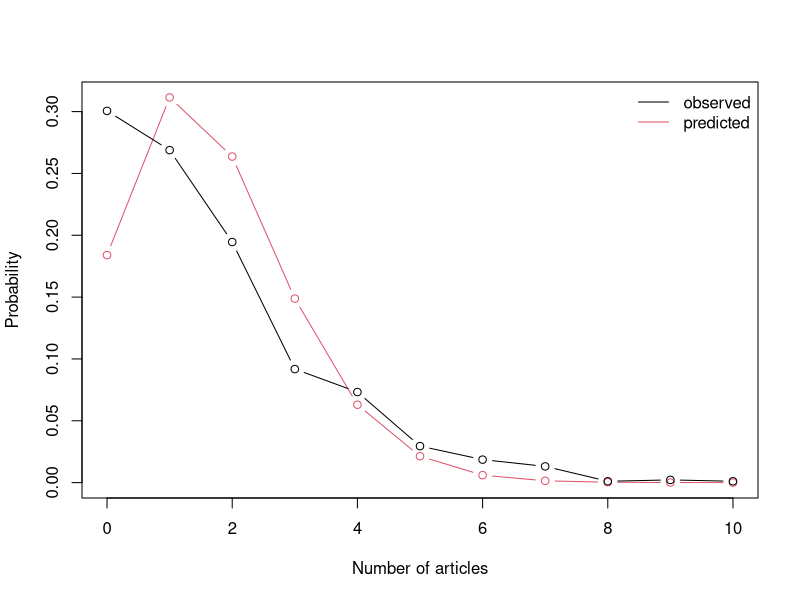
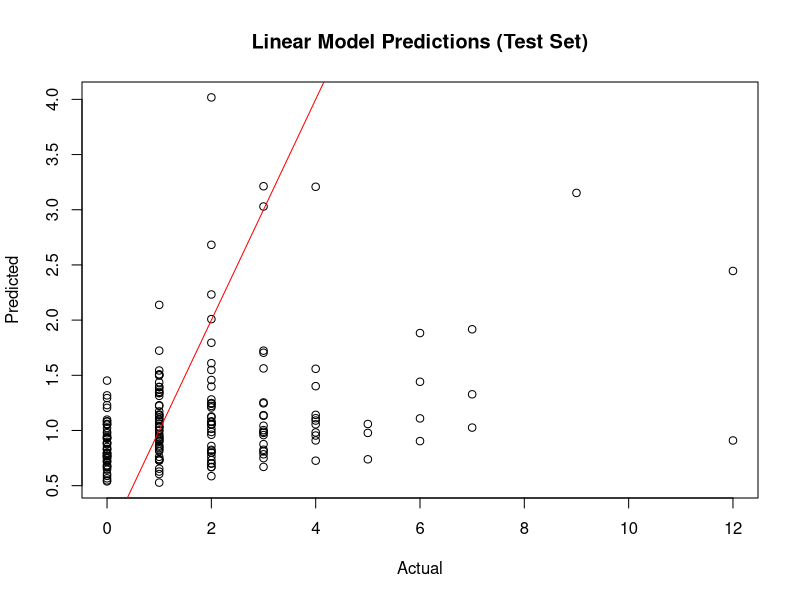
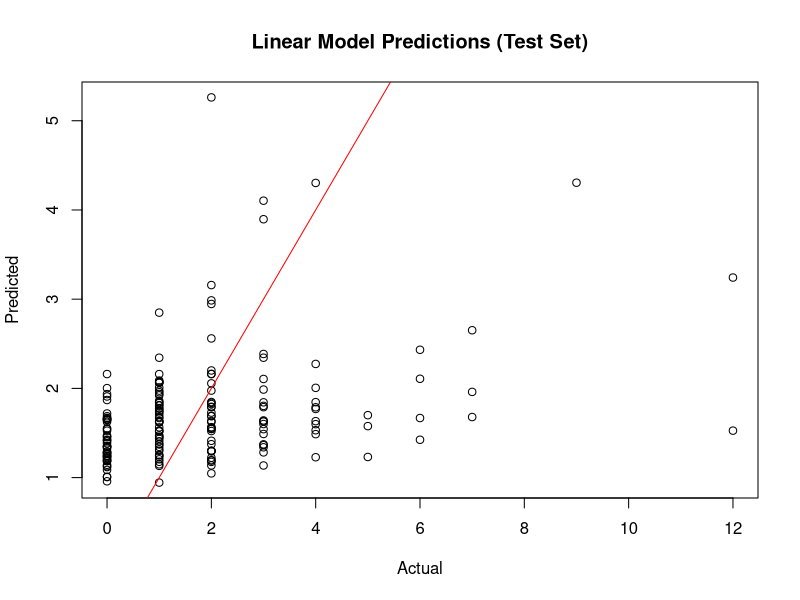
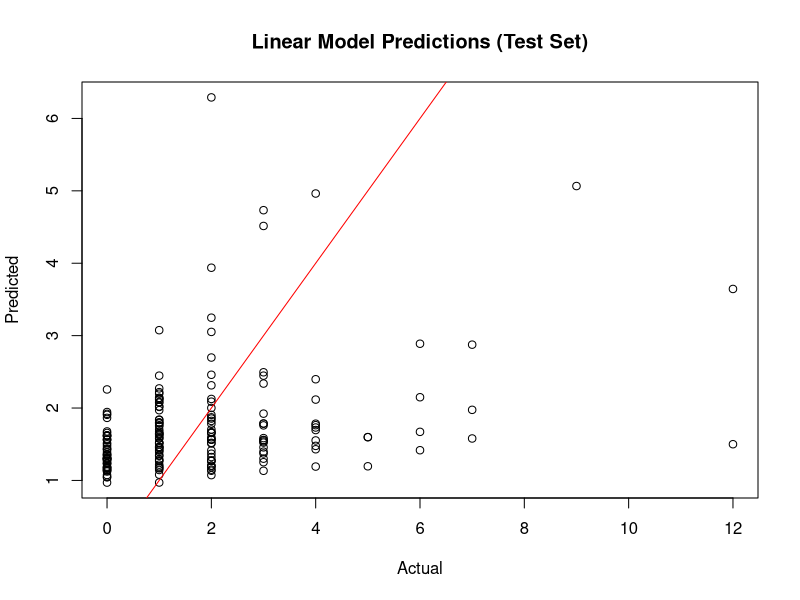
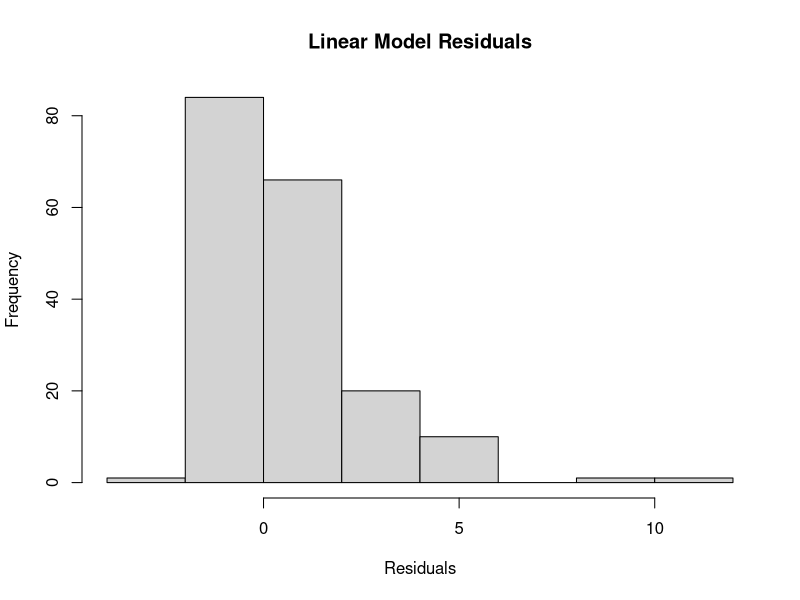
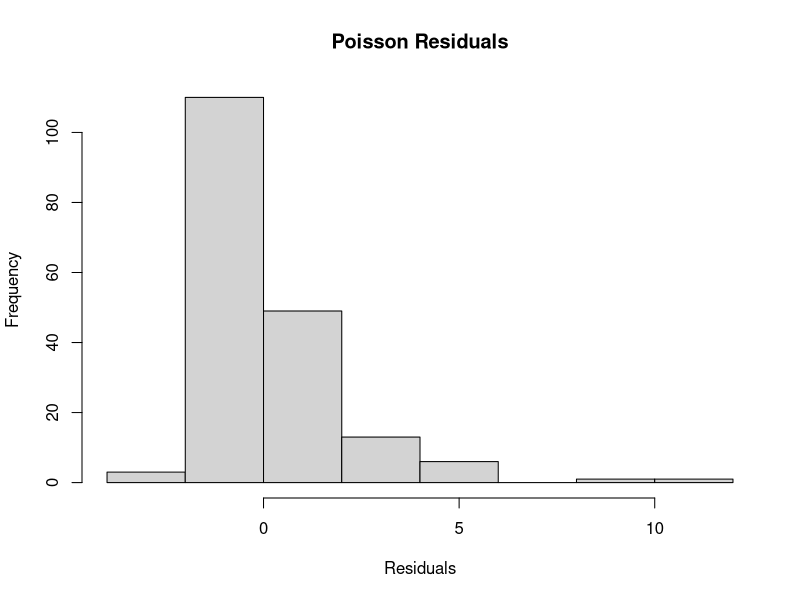
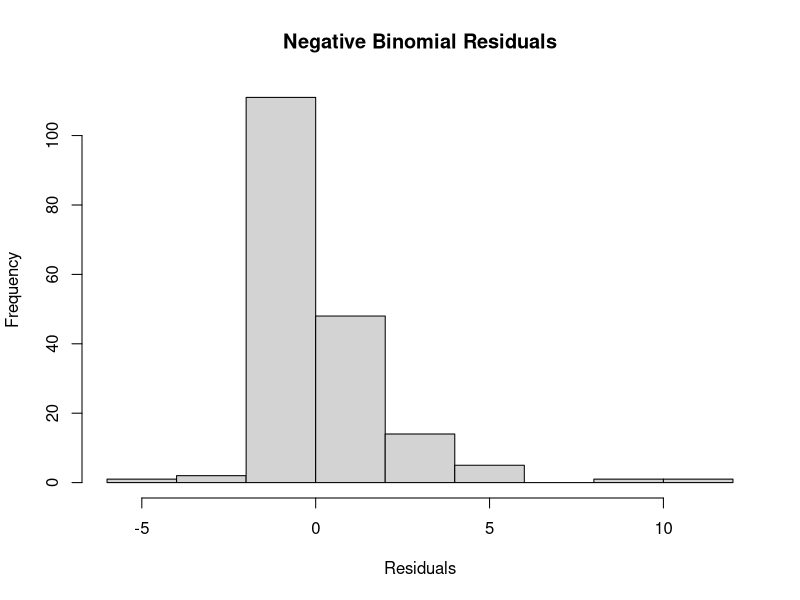
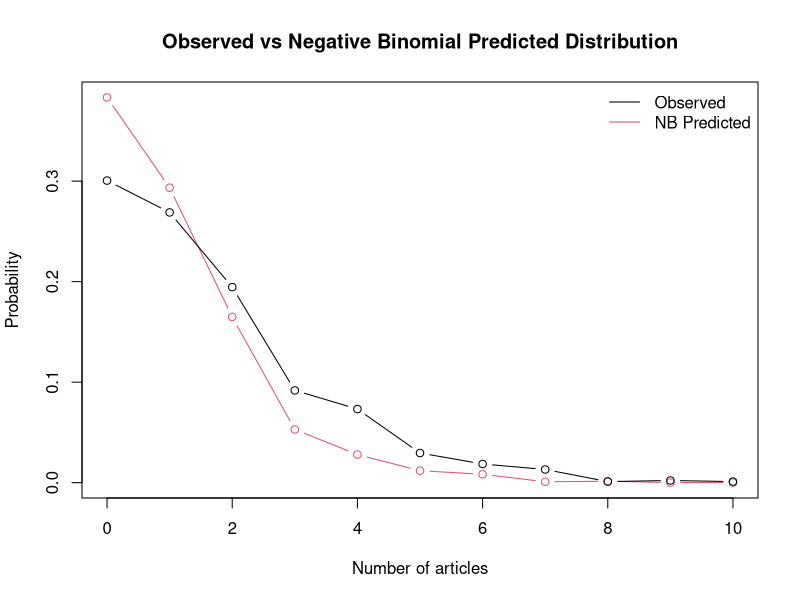

These figures' R source, in order:
library(tidyverse)
library(AER)
library(pscl)
library(MASS)
set.seed(123)
data("PhDPublications")
data <- PhDPublications
tail(data, n=200)

# poisson distribution
plot(0:10, dpois(0:10, mean(PhDPublications$articles)), 
     type = "b", col = 2,
     xlab = "Number of articles", ylab = "Probability")
lines(0:10, prop.table(table(PhDPublications$articles))[1:11], 
      type = "b")
legend("topright", c("observed", "predicted"), 
       col = 1:2, lty = rep(1, 2), bty = "n")

# log-adjusted linear model
fm_lrm <- lm(log(articles + 0.5) ~ ., 
             data = PhDPublications)
summary(fm_lrm)
-2 * logLik(fm_lrm)
fm_prm <- glm(articles ~ ., 
              data = PhDPublications, family = poisson)

fm_nbrm <- glm.nb(articles ~ ., data = PhDPublications)

# zero inflated model

fm_zip <- zeroinfl(articles ~ . | ., 
                   data = PhDPublications)
fm_zinb <- zeroinfl(articles ~ . | ., 
                    data = PhDPublications, dist = "negbin")

AIC(fm_lrm, fm_prm, fm_zip, fm_zinb)
# The log adjusted linear model has the lowest AIC on the training data, so at first blush, that one appears to be the best fit.
# Let's split the data into train, test, and validation sets and train new models

# Total observations
n <- nrow(PhDPublications)

# Create random indices to avoid biased list order
indices <- sample(1:n)

# Split sizes (60% train, 20% validation, 20% test)
train_idx <- indices[1:round(0.6 * n)]
valid_idx <- indices[(round(0.6 * n) + 1):round(0.8 * n)]
test_idx  <- indices[(round(0.8 * n) + 1):n]

# Split datasets
train_data <- PhDPublications[train_idx, ]
valid_data <- PhDPublications[valid_idx, ]
test_data  <- PhDPublications[test_idx, ]

# 1. Linear model (log-transformed)
lm_model <- lm(log(articles + 0.5) ~ ., data = train_data)

# 2. Poisson regression
poisson_model <- glm(articles ~ ., family = poisson, data = train_data)

# 3. Negative binomial regression
nb_model <- glm.nb(articles ~ ., data = train_data)

# Predict on validation set
pred_lm_valid <- exp(predict(lm_model, newdata = valid_data)) - 0.5
pred_pois_valid <- predict(poisson_model, newdata = valid_data, type = "response")
pred_nb_valid <- predict(nb_model, newdata = valid_data, type = "response")

# Predict on test set
pred_lm_test <- exp(predict(lm_model, newdata = test_data)) - 0.5
pred_pois_test <- predict(poisson_model, newdata = test_data, type = "response")
pred_nb_test <- predict(nb_model, newdata = test_data, type = "response")

# Define functions
rmse <- function(actual, predicted) sqrt(mean((actual - predicted)^2))
mae  <- function(actual, predicted) mean(abs(actual - predicted))

# Validation metrics
cat("=== VALIDATION SET ===\n")
cat("Linear Model (log): RMSE =", rmse(valid_data$articles, pred_lm_valid), 
    " MAE =", mae(valid_data$articles, pred_lm_valid), "\n")
cat("Poisson Model:      RMSE =", rmse(valid_data$articles, pred_pois_valid), 
    " MAE =", mae(valid_data$articles, pred_pois_valid), "\n")
cat("NegBin Model:       RMSE =", rmse(valid_data$articles, pred_nb_valid), 
    " MAE =", mae(valid_data$articles, pred_nb_valid), "\n")

# Test metrics
cat("\n=== TEST SET ===\n")
cat("Linear Model (log): RMSE =", rmse(test_data$articles, pred_lm_test), 
    " MAE =", mae(test_data$articles, pred_lm_test), "\n")
cat("Poisson Model:      RMSE =", rmse(test_data$articles, pred_pois_test), 
    " MAE =", mae(test_data$articles, pred_pois_test), "\n")
cat("NegBin Model:       RMSE =", rmse(test_data$articles, pred_nb_test), 
    " MAE =", mae(test_data$articles, pred_nb_test), "\n")

# LM Plot
plot(test_data$articles, pred_lm_test, 
     main = "Linear Model Predictions (Test Set)", 
     xlab = "Actual", ylab = "Predicted")
abline(0, 1, col = "red")

# Poisson Plot
plot(test_data$articles, pred_pois_test, 
     main = "Linear Model Predictions (Test Set)", 
     xlab = "Actual", ylab = "Predicted")
abline(0, 1, col = "red")

# NB Plot
plot(test_data$articles, pred_nb_test, 
     main = "Linear Model Predictions (Test Set)", 
     xlab = "Actual", ylab = "Predicted")
abline(0, 1, col = "red")

hist(test_data$articles - pred_lm_test, main = "Linear Model Residuals", xlab = "Residuals")
hist(test_data$articles - pred_pois_test, main = "Poisson Residuals", xlab = "Residuals")
hist(test_data$articles - pred_nb_test, main = "Negative Binomial Residuals", xlab = "Residuals")

mu_hat <- exp(coef(nb_model))
theta_hat <- nb_model$theta

# Range of counts to plot
x_vals <- 0:10

# Predicted probabilities from NB model
nb_probs <- dnbinom(x_vals, size = theta_hat, mu = mu_hat)

# Observed proportions (empirical)
obs_probs <- prop.table(table(PhDPublications$articles))[1:11]

# Plot
plot(x_vals, nb_probs, type = "b", col = 2,
     xlab = "Number of articles", ylab = "Probability",
     main = "Observed vs Negative Binomial Predicted Distribution")
lines(x_vals, obs_probs, type = "b", col = 1)
legend("topright", c("Observed", "NB Predicted"), col = 1:2, lty = 1, bty = "n")
